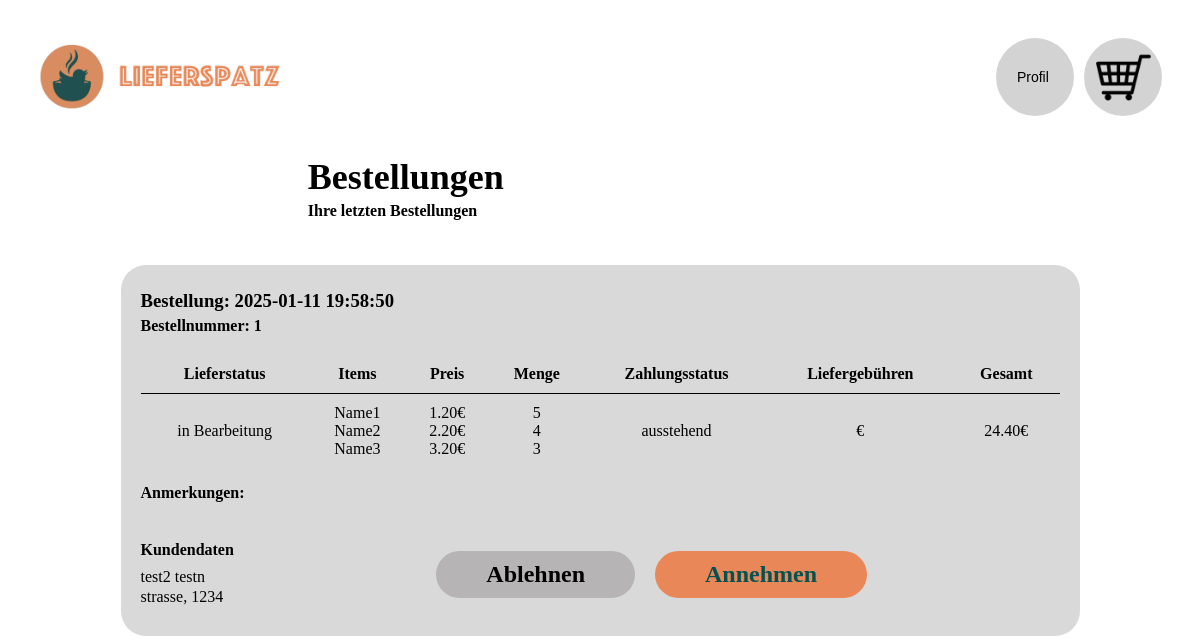
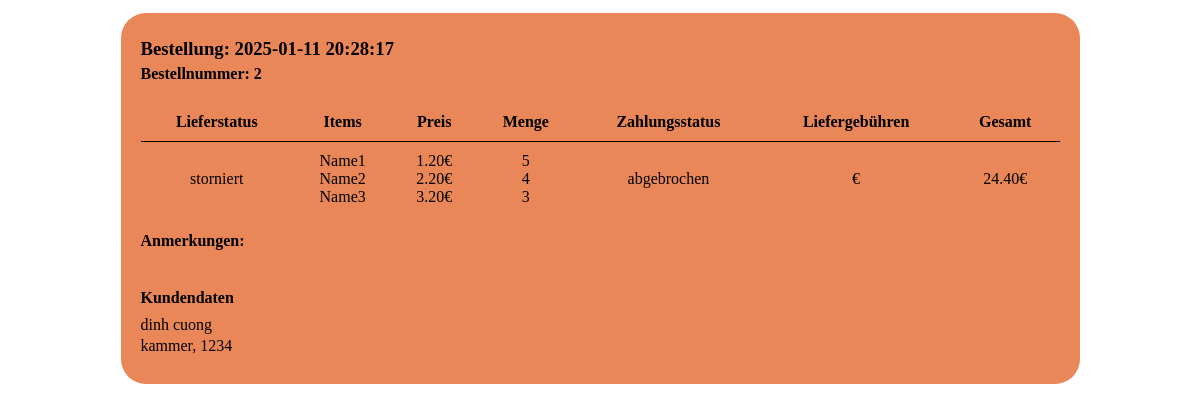
The app's page /bestellansichtResto (signed in), older data (2 pictures, top to bottom).
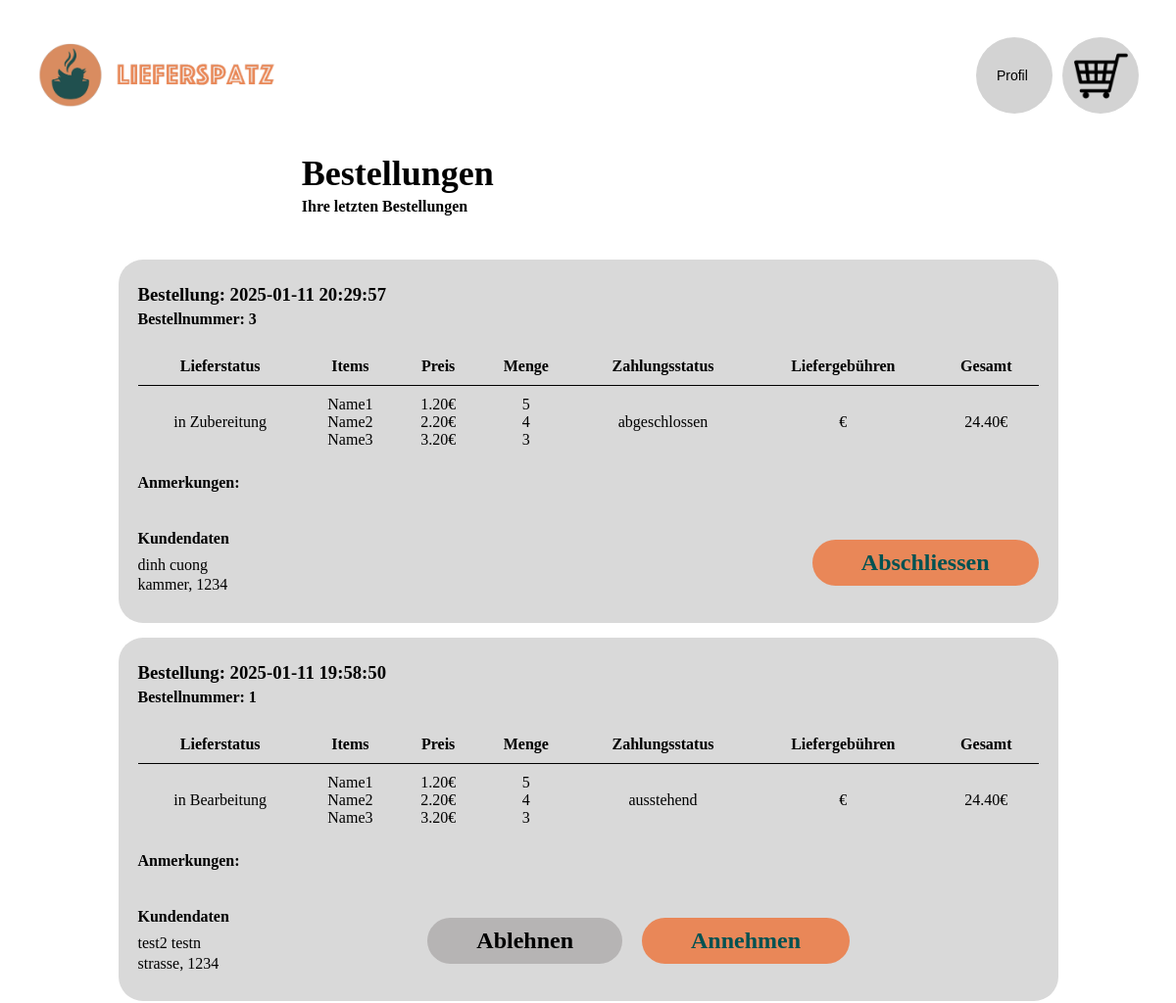
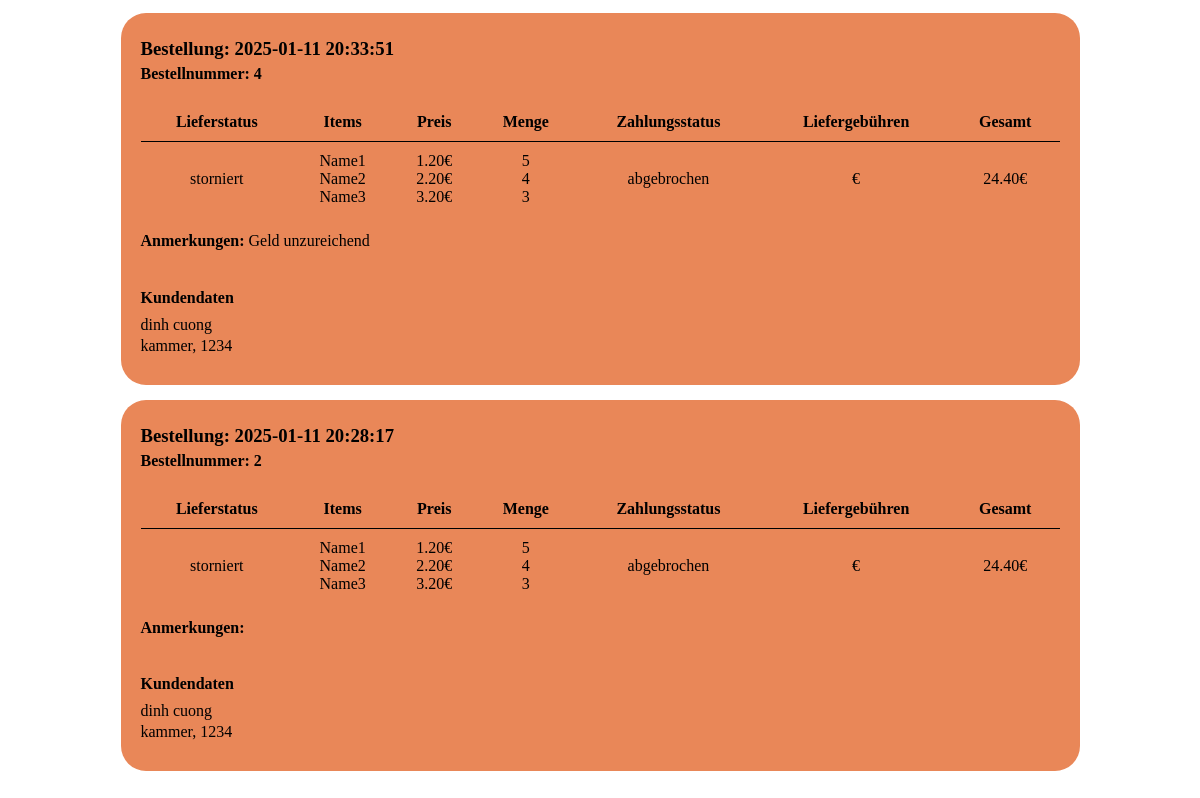
The same page, newer data (2 pictures, top to bottom).
### app.py (models this page shows)
class Orders(db.Model):
    time = db.Column(DateTime, default=lambda: datetime.now().replace(microsecond=0))
    id = db.Column(db.Integer, primary_key=True)
    lieferstatus = db.Column(db.String(50), nullable=False, default = "in Bearbeitung")
    items = db.Column(db.Text, nullable=False)
    preis = db.Column(db.Float, nullable=False)
    zahlungsstatus = db.Column(db.String(50), nullable=False, default = "ausstehend")
    name = db.Column(db.Text, nullable=False)
    adresse = db.Column(db.Text, nullable=False)
    kunde_id = db.Column(db.Integer, nullable=False)
    resto_id = db.Column(db.Integer, nullable=False)
    anmerkungen = db.Column(db.Text, nullable = True)
    postleitzahl = db.Column(db.Text, nullable=False)

### app.py (the view)
@app.route('/bestellansichtResto', methods =["GET", "POST"])
def bestellansichtResto():
    if 'user' not in session or session['user']['type'] != 'Resto':
        return redirect(url_for('login'))
    resto_id = session['user']['id']
    orders = Orders.query.filter_by(resto_id=resto_id).order_by(
        db.case({"in Bearbeitung": 1, "in Zubereitung": 1, "abgeschlossen": 2, "storniert": 2},
                value=Orders.lieferstatus),
        Orders.time.desc()
    ).all()
    return render_template('resto_Bestellansicht.html', orders=orders, json=json)

### templates/resto_Bestellansicht.html (shortened to what this page needs)
<!DOCTYPE html>
<html lang="en">
<head>
</head>
<body>
    <header>
        <img src="{{ url_for('static', filename='images/logo.png') }}" alt="Logo">
        <div class="right-header">
            <button type="button" class="btn profile">Profil</button>
            <button type="button" class="btn warenkorb"></button>
        </div>
    </header>
    <header2>
        <h1><b>Bestellungen</b></h1>
        <h2><b>Ihre letzten Bestellungen</b></h2>
    </header2>
    {% for order in orders %}
    <div class="box" data-status="{{ order.lieferstatus }}">
        <h3>Bestellung: {{ order.time }}</h3>
        <h4>Bestellnummer: {{ order.id }}</h4>
        <table>
            <thead>
                <tr>
                    <th>Lieferstatus</th>
                    <th>Items</th>
                    <th>Preis</th>
                    <th>Menge</th>
                    <th>Zahlungsstatus</th>
                    <th>Liefergebühren</th>
                    <th>Gesamt</th>
                </tr>
            </thead>
            <tbody>
                <tr>
                    <td>{{ order.lieferstatus }}</td>
                    <td> {% for item in json.loads(order.items) %}
                        {{ item.name }}<br>
                      {% endfor %}</td>
                    <td>{% for item in json.loads(order.items) %}
                        {{"%.2f"|format(item.price)}}€<br>
                      {% endfor %}</td>
                    <td> {% for item in json.loads(order.items) %}
                        {{ item.amount }}<br>
                      {% endfor %}</td>
                    <td>{{ order.zahlungsstatus }}</td>
                    <td>{{ order.liefergebuehren }}€</td>
                    <td>{{ "%.2f"|format(order.preis) }}€</td>
                </tr>
            </tbody>
        </table>
        <div class="comment-section">
            <p><b>Anmerkungen: </b>{{ order.anmerkungen }}<p>
        </div>
        <div class="customer-and-buttons">
            <div class="customer-data">
                <h2><b>Kundendaten</b></h2>
                <p> {{ order.name }} </p>
                <p> {{ order.adresse }}, {{order.postleitzahl}} </p>
            </div>
            <div class="buttons">
                <form method="POST" action="{{ url_for('decline_order', order_id=order.id) }}">
                    <button class="ablehnen", type="submit"><b>Ablehnen</b></button>
                </form>
                <form method="POST" action="{{ url_for('accept_order', order_id=order.id) }}">
                    <button class="annehmen",type="submit"><b>Annehmen</b></button>
                </form> </div>
                <div class="buttons2">
                {% if order.lieferstatus == "in Zubereitung" %}
                <form method="POST" action="{{ url_for('finished_order', order_id=order.id) }}">
                    <button class="abschliessen" type="submit"><b>Abschliessen</b></button>
                </form>
                {% endif %}</div>
            </div>
        </div>
    {% endfor %}
</html>

### templates/resto_Bestellansicht.html (style rules this page uses)
body { font-family: "Istok Web"; padding: 30px; display: flex; flex-direction: column; align-items: center; }
header { display: flex; align-items: center; width: 100%; justify-content: space-between; }
header img { width: 250px; height: auto; justify-content: flex-start; }
.right-header { display: flex; align-items: center; }
header2 { font-family: "Istok Web"; padding: 30px; width: 52%; }
.customer-data { padding-top: 3%; line-height: 30%; }
.btn { display: flex; align-items: center; text-align: left; padding-left: 1%; cursor: pointer; border: none; font-size: 14px; }
.profile, .warenkorb { width: 78px; height: 78px; border-radius: 100%; justify-content: center; }
.profile { background: lightgray; margin-right: 10px; }
.warenkorb { background: url('/static/images/Warenkorb.png') lightgray 50% / cover no-repeat; background-size: 70%; }
h1 { color: #000; font-family: "Istok Web"; font-size: 36px; font-style: normal; font-weight: 700; line-height: normal; margin-top: 10px; }
h2 { color: #000; font-family: "Istok Web"; font-size: 16px; font-style: normal; font-weight: 400; line-height: normal; margin-top: -20px; margin-bottom: 10px; }
.box { width: 959px; height: auto; flex-shrink: 0; border-radius: 25px; background: #D9D9D9; box-sizing: border-box; padding: 20px; display: flex; flex-direction: column; justify-content: space-between; margin-top: 5px; font-family: "istok web"; margin-bottom: 10px; }
.box h3 { margin-bottom: 0; margin-top: 5px; }
.box h4 { margin-bottom: 0; margin-top: 5px; }
.box table { width: 100%; border-collapse: collapse; margin-top: 20px; }
.box th { text-align: center; padding: 10px; }
.box td { border-top: 1px solid #000; padding: 10px; text-align: center; }
.customer-and-buttons { display: flex; justify-content: space-between; align-items: center; margin-top: 15px; }
.buttons { display: flex; justify-content: flex-start; gap: 10px; }
.buttons2 { display: flex; justify-content: flex-start; gap: 10px; }
.buttons button { padding: 10px 50px; margin-left: 10px; border: none; border-radius: 25px; cursor: pointer; font-family: "istok web "; font-size: x-large; display: flex; justify-content: flex-end; }
.buttons2 button { padding: 10px 50px; margin-left: 10px; border: none; border-radius: 25px; cursor: pointer; font-family: "istok web "; font-size: x-large; display: flex; justify-content: flex-end; background-color: #E98758; color: #025252; }
.buttons .ablehnen { background-color: #B6B4B4; }
.buttons .annehmen { background-color: #E98758; color: #025252; }
.box[data-status="in Zubereitung"] { background-color: #D9D9D9; }
.box[data-status="storniert"] { background-color: #E98758; }
.box[data-status="in Zubereitung"] .abschliessen { display: block; }

Row changes from the older to the newer data that the page shows:
added Orders: time "2025-01-11 20:29:57", id "3", lieferstatus "in Zubereitung", name "Name1" "Name2" "Name3", price "1.20" "2.20" "3.20", amount "5" "4" "3", zahlungsstatus "abgeschlossen", preis "24.40", name "dinh cuong", adresse "kammer", postleitzahl "1234"
added Orders: time "2025-01-11 20:33:51", id "4", lieferstatus "storniert", name "Name1" "Name2" "Name3", price "1.20" "2.20" "3.20", amount "5" "4" "3", zahlungsstatus "abgebrochen", preis "24.40", anmerkungen "Geld unzureichend", name "dinh cuong", adresse "kammer", postleitzahl "1234"
